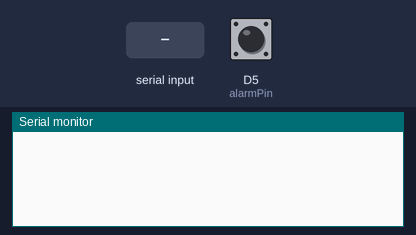
Recording of a sketch running on a simulated ESP8266 (NodeMCU). Parts: the last lines printed to the serial monitor. The inputs (shaded band) are chosen by the test bench; at power-on: D5 (alarmPin) HIGH. The local clock reads 2024-03-15 10:24:30 at power-on unless the sketch sets it.

Above: at 1.2 s.
1.3 s: D5 (alarmPin) pulled LOW for 0.15 s
At 2.3 s:
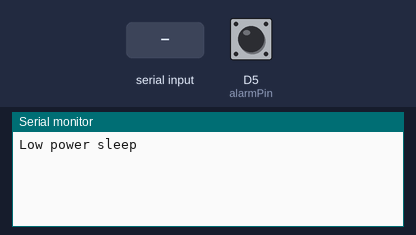
4.0 s: "SCT 1\n" received over Serial
At 4.6 s:
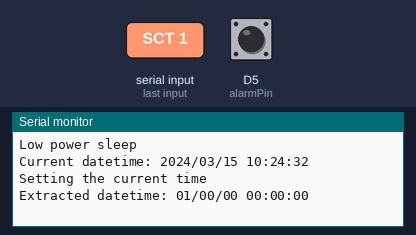
5.5 s: "SA 1\n" received over Serial
At 6.7 s:
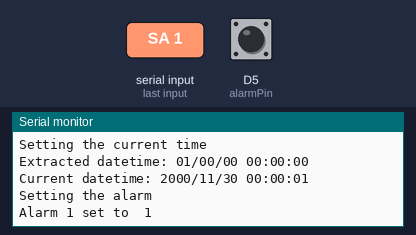
7.0 s: "GA 1\n" received over Serial
At 7.4 s:
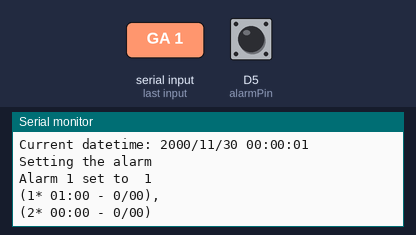
8.5 s: "CA1 1\n" received over Serial
At 9.2 s:
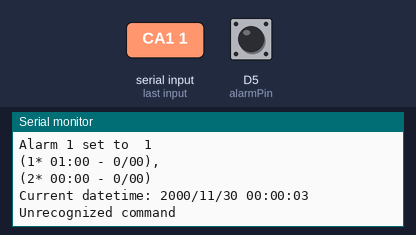
10.0 s: "SA\n" received over Serial
Timing chart, 0 to 12.5 s (numbered marks = the images above; inputs shaded):
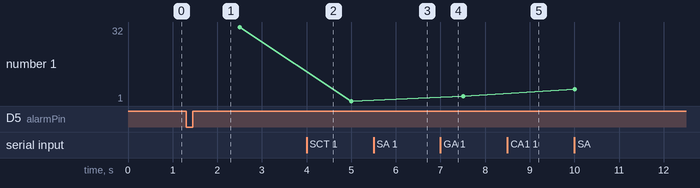

The sketch:

timed_lights.ino
```cpp
/*
 * Author: Jenver I.
 *
 * For DS3231 documentations
 * Visit: https://adafruit.github.io/RTClib/html/_r_t_clib_8h.html#abf9692bbba5b3b3adbb6939fe05c0cb3
 *
 * Sketch for using the DS3231 with the ESP12e
 * Used home appliance automation
 *
 * This will have the functions to:
 *    - set the current time
 *    - set the alarms for AM and PM alarms
 *    - clear alarms
 *    - get the alarm status
 *    - activate the boost and relay then deactivate boost again
 *    - deactivate boost and relay
 *
 * To do:
 *    - add the function for sleeping and waking up
 *    - break the sketch into multiple tabs
 */


#include <RTClib.h>
#include "nodemcu_pins.h"
RTC_DS3231 rtc;// declaring the RTC module

String inputString = "";         // a String to hold incoming data
volatile bool stringComplete = false;  // whether the string is complete

#define alarmPin D5
#define boostPin D6
#define relayPin D7

#define CLOCK_INTERRUPT_PIN 2

unsigned long lastTimeDisplay = 0;

void ICACHE_RAM_ATTR lowPowerSleep(); //Add to cache the ISR (Only for ESP12e)

void setup() {

  Serial.begin(9600);

  if(!rtc.begin()) {
      Serial.println("Couldn't find RTC!");
      Serial.flush();
      while (1) delay(10);
  }

  if(rtc.lostPower()) {
      Serial.println("Power was lost in RTC please set the date and time");
  }

  // we don't need the 32K Pin, so disable it
  rtc.disable32K();

  // We'll use the SQW pin for alarm so disable the pwm
  rtc.writeSqwPinMode(DS3231_OFF);

  pinMode(alarmPin, INPUT_PULLUP);
  attachInterrupt(digitalPinToInterrupt(alarmPin), lowPowerSleep, FALLING);
}

void loop() {
  // put your main code here, to run repeatedly:
  if (Serial.available()) serialEvent();

  if (inputString.indexOf("SCT") > -1){
    setCurrentTime();

  }else if (inputString.indexOf("SA") > -1){
    setAlarm();

  }else if (inputString.indexOf("GA") > -1){
    getAlarms();

  }else {

    if(stringComplete) {
      Serial.println("Unrecognized command");
    }
  }

  // Clean up
  if (stringComplete) {
    inputString = "";
    stringComplete = false;
  }

  // Display the time update to the serial monitor
  displayTimeUpdate(2500);
}

void serialEvent() {
  while (Serial.available()) {
    // get the new byte add it to the inputString:
    char inChar = (char)Serial.read();
    inputString += inChar;

    //Serial data has ended parse
    if (inChar == '\n') {
      stringComplete = true;
    }
  }
}

void setCurrentTime(){

  if(!stringComplete) return;
  Serial.println("Setting the current time");
  char _dateTime[39];
  // Time format "yyyy/MM/dd hh/mm/ss"
  short spcIndex = inputString.indexOf(' ');
  String dateTime = inputString.substring(spcIndex+1);

  // Change the magic numbers into for loop
  short yyyy = dateTime.substring(0, 4).toInt();
  short MM = dateTime.substring(5, 7).toInt();
  short dd = dateTime.substring(8, 10).toInt();
  short hh = dateTime.substring(11, 13).toInt();
  short mm = dateTime.substring(14, 16).toInt();
  short ss = dateTime.substring(17, 19).toInt();

  rtc.adjust(
    DateTime(yyyy, MM, dd, hh, mm, ss)
  );

  sprintf(
    _dateTime,
    "Extracted datetime: %02d/%02d/%02d %02d:%02d:%02d",
    yyyy, MM, dd, hh, mm, ss
  );
  Serial.println(_dateTime);
}

void setAlarm(){

  if(!stringComplete) return;
  Serial.println("Setting the alarm");

  if (inputString.indexOf("CA1") > -1){
    // Clear alarm 1
    rtc.clearAlarm(1);
    rtc.disableAlarm(1);
    Serial.println("Alarm 1 cleared");
  }
  if (inputString.indexOf("CA2") > -1){
    // Clear alarm 2
    rtc.clearAlarm(2);
    rtc.disableAlarm(2);
    Serial.println("Alarm 2 cleared");
  }
  if (inputString.indexOf("CA") > -1){
    // Terminate the function bec alarm will not be set
    return;
  }

  // Set the recurring alarm
  short spcIndex = inputString.indexOf(' ');
  short sepIndex = inputString.indexOf(':');
  short hr = inputString.substring(spcIndex, sepIndex).toInt();
  short mn = inputString.substring(sepIndex+1).toInt();
  DateTime rtcTime = rtc.now();

  // Not a an accurate decision but good enough
  // Set wether the alarm will be on alarm1 or alarm2
  Serial.print("Alarm ");
  if ((hr < 12) &&(mn < 60)){
    // AM
    rtc.setAlarm1 (DateTime(0,0,0, hr, mn, 0), DS3231_A1_Hour);
    Serial.print("1");

  }else{
    // PM
    rtc.setAlarm2 (DateTime(0,0,0, hr, mn, 0), DS3231_A2_Hour);
    Serial.print("2");

  }
  Serial.print(" set to ");
  Serial.println(inputString.substring(spcIndex));
}

void displayTimeUpdate(short dispDelay){

  //Check if the delay has passed
  if (millis() - lastTimeDisplay > dispDelay){
    lastTimeDisplay = millis();
  }else{
    return;
  }

  DateTime rtcTime = rtc.now();
  char dateTime[41];

  sprintf(
    dateTime,
    "Current datetime: %04d/%02d/%02d %02d:%02d:%02d",
    rtcTime.year(),
    rtcTime.month(),
    rtcTime.day(),
    rtcTime.hour(),
    rtcTime.minute(),
    rtcTime.second()
  );
  Serial.println(dateTime);
}

void activateRelay(){
  // Adjust the boost voltage (UP)

  digitalWrite(boostPin, HIGH);
  delay(300);
  digitalWrite(relayPin, HIGH);

  // Relay has latched adjust the boost voltage (DOWN) to conserve energy
  digitalWrite(boostPin, LOW);
}

void deactivateRelay(){
  digitalWrite(boostPin, LOW);
  digitalWrite(relayPin, LOW);
}

void getAlarms(){

  // Limitation:
  // DS3231 Lib has no member function for checking if the alarm will trigger or not

  if(!stringComplete) return;
  // Check if there are alarms registered
  DateTime alarm1 = rtc.getAlarm1();
  DateTime alarm2 = rtc.getAlarm2();
  char alarmStatus[36];

  //(<Alarm index> <hh:mm> - <has fired>/<mode>)
  sprintf(
    alarmStatus,
    "(1* %02d:%02d - %01d/%02d),\n(2* %02d:%02d - %01d/%02d)",
    alarm1.hour(), alarm1.minute(), rtc.alarmFired(1), rtc.getAlarm1Mode(),
    alarm2.hour(), alarm2.minute(), rtc.alarmFired(2), rtc.getAlarm2Mode()
  );

  Serial.println(alarmStatus);
}

void lowPowerSleep(){
  // Add checking if it is really time to sleep or to start up the switches
  deactivateRelay();
  Serial.println("Low power sleep");

}
```

nodemcu_pins.h
```cpp
// <Silkscreen pin> - <GPIO number>
#define D0 16   //LED pin
#define D1 5    //OK
#define D2 4    //OK
#define D3 0
#define D4 2    //LED pin
#define D5 14   //OK
#define D6 12   //OK
#define D7 13   //OK
#define D8 15
#define D9 3    //RX
#define D10 1   //TX
#define D11 9
#define D12 10
// analog pin A0 only
```

Measured:
- after the input at 1.3 s, the serial monitor: prints a new line at once (image 1)
- after the input at 4.0 s, the serial monitor: prints a new line at once (image 2)
- after the input at 5.5 s, the serial monitor: prints a new line at once (image 3)
- after the input at 7.0 s, the serial monitor: prints a new line at once (image 4)
- after the input at 8.5 s, the serial monitor: prints a new line at once (image 5)
- plotted number 1: 32 → 1 after the input at 4.0 s
